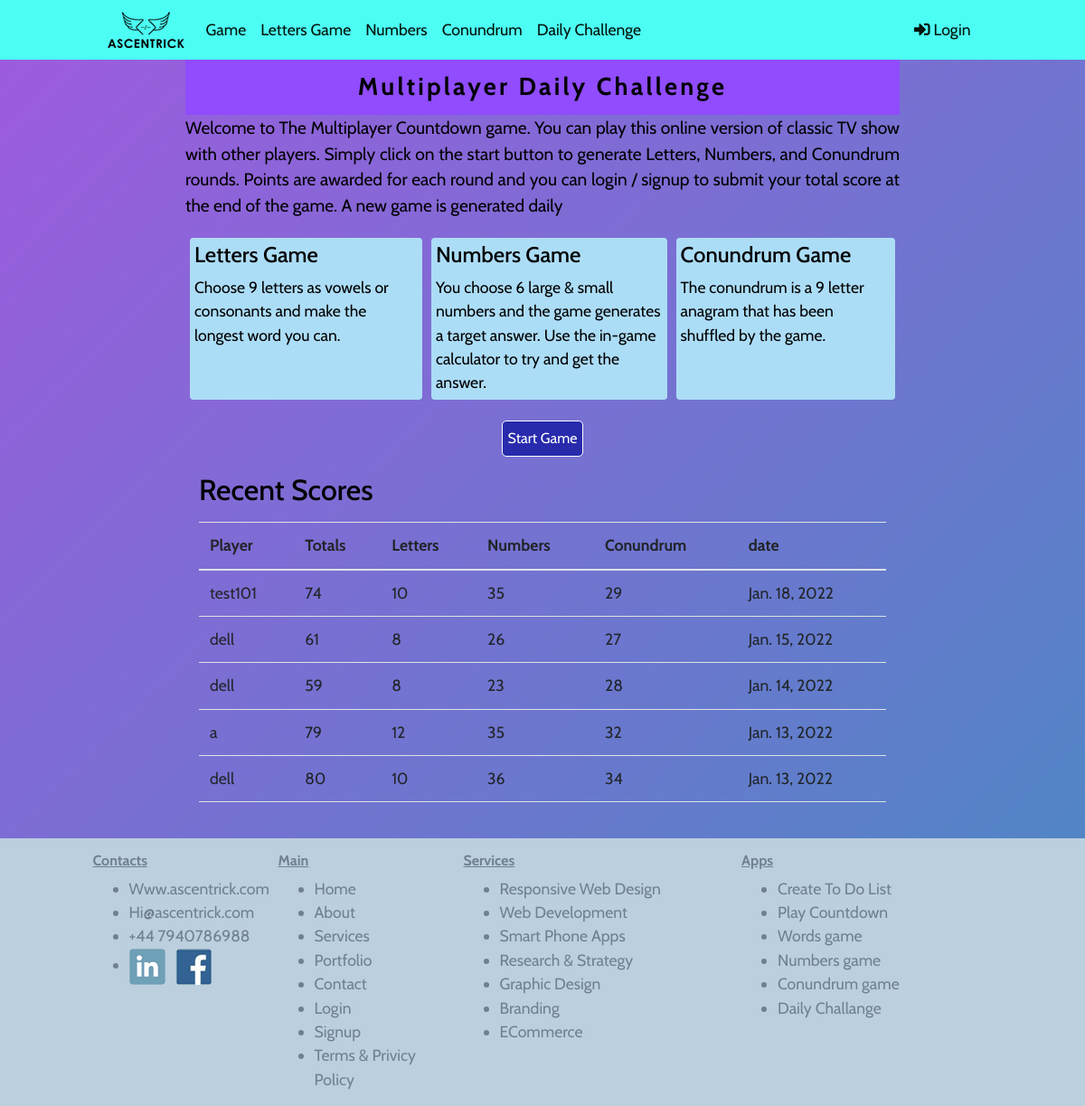
Screenshot of /daily_game/ with the database file from the repository.
### daily_game/models.py (models this page shows, shortened)
class Daily_Game(models.Model):
    player = models.ForeignKey(User, related_name="daily_game", on_delete=models.CASCADE, null=True)
    date = models.DateField(auto_now=True, auto_now_add=False)
    letters = models.CharField(max_length=9)
    numbers = models.CharField(max_length=20)
    num_target = models.IntegerField(default=150)
    conundrum = models.CharField(max_length=9)
    score_letters = models.IntegerField(null=True)
    score_numbers = models.IntegerField(null=True)
    score_conundrum = models.IntegerField(null=True)
    score_total = models.IntegerField(null=True)

### daily_game/views.py (the view, shortened to what this page needs)
# urls.py: path('', views.IndexView, name="index"),
def IndexView(request):
    game = Daily_Game.objects.all().order_by('-date')
    mydate = Daily_Game.objects.all().filter(date = datetime.date.today())
    players = Daily_Game.objects.all().filter(date = datetime.date.today()).order_by('player')
    if mydate:
        return render(request, 'daily_game/daily_index.html' , {
            'context' : mydate,
            'context1' : game,
            'players'  :players,
        })

### daily_game/templates/daily_game/daily_index.html (shortened to what this page needs)
{% extends "base_cd.html" %}
{% load static %}
{% block header %}
<link rel="stylesheet" href="{% static 'daily_game/css/daily.css' %}">
{% endblock  %}
{% block content %}
<div style="min-height: 100vh;">
    <div class="row">
        <div class="col-md-8 offset-md-2 justify-content-center">
            <div class="game-heading-wrapper game-heading">Multiplayer Daily Challenge</div>
            <p class="maintxt">
                Welcome to The Multiplayer Countdown game.  You can play this online version of classic TV show with other players.  Simply
                click on the start button to generate Letters, Numbers, and Conundrum rounds.  Points are awarded for each round and you can login / signup to submit your total score at the end of the game.
                A new game is generated daily
                <br/>
            <div class="daily-index-wrapper">
                <div class="daily-index-content">
                    <h4>Letters Game</h4> Choose 9 letters as vowels or consonants and make the longest word you can.
                </div>
                <div class="daily-index-content">
                    <h4>Numbers Game</h4>You choose 6 large & small numbers and the game generates a target answer.
                        Use the in-game calculator to try and get the answer.
                </div>
                <div class="daily-index-content">
                    <h4>Conundrum Game</h4>The conundrum is a 9 letter anagram that has been shuffled by the game.
                </div>
            </div>
            </p>
            <p style="text-align: center;">
                <a href="{%  url 'daily_game:letters' %}">
                    <button onclick="makeButtons(letArray,9,1)" class="btnControl">Start Game</button>
                </a>
            </p>
        </div>
    </div>
    <div class="row row-wrapper">
        <div class="col-md-8 offset-md-2 justify-content-center">
            <div class="container">
                <h2>Recent Scores</h2>
                <div class="table-responsive">
                    <table class="table">
                        <thead>
                            <tr>
                                <th>Player   </th>
                                <th>Totals   </th>
                                <th>Letters  </th>
                                <th>Numbers  </th>
                                <th>Conundrum</th>
                                <th>date     </th>
                            </tr>
                        </thead>
                        <tbody>
                        {% for rec in context1 %}
                            {% if rec.player is not None%}
                            <tr>
                                <td>{{ rec.player  }}         </td>
                                <td>{{ rec.score_total }}     </td>
                                <td>{{ rec.score_letters }}   </td>
                                <td>{{ rec.score_numbers }}   </td>
                                <td>{{ rec.score_conundrum }} </td>
                                <td>{{ rec.date  }}           </td>
                            </tr>
                            {% endif %}
                        {% endfor %}
                        <tr><td colspan="6"></td></tr>
                        </tbody>
                    </table>
                </div>
            </div>
        </div>
    </div>
</div>
{% endblock  %}

### countdown/templates/base_cd.html (shortened to what this page needs)
<!DOCTYPE html>
<html lang="en" dir="ltr">
{% load static %}
<head>
  <link rel="stylesheet" href="https://stackpath.bootstrapcdn.com/bootstrap/4.3.1/css/bootstrap.min.css"
>
  <link rel="stylesheet" href="https://use.fontawesome.com/releases/v5.6.3/css/all.css"
>
  {% block header %}{% endblock %}
  <link rel="stylesheet" href="{% static 'countdown/css/main_cd.css' %}">
</head>
  <body  class="anim">
    <div class="row navbar-row justify-content-md-center">
      <div class="col col-lg-10">
        <nav class="navbar navbar-expand-md justify-content-right right-0"  >
          <a class="navbar-brand" href="{% url 'index' %}">
            <img src="{% static 'images/ascentrick-logo-sml.png' %}" alt="ascentrick logo">
          </a>
          <div class="collapse navbar-collapse" id="mycollapse">
            <div class="navbar-nav align-items-right">
              <a class="nav-item nav-link black" href="{% url 'countdown:home'  %}">Game</a>
              <a class="nav-item nav-link black" href="{% url 'countdown:letters' %}">Letters Game</a>
              <a class="nav-item nav-link black" href="{% url 'countdown:numbers' %}">Numbers</a>
              <a class="nav-item nav-link black" href="{% url 'countdown:conundrum' %}">Conundrum</a>
              <a class="nav-item nav-link black" href="{% url 'daily_game:index' %}">Daily Challenge</a>
            </div>
            <div class="navbar-nav align-items-right ml-auto">
              {% if user.is_authenticated %}
              <a class="nav-item nav-link black" href="{% url 'logout' %}" aria-label="Logout"><i
                  class="fas fa-sign-out-alt"></i>Logout</a>
              {% else %}
              <a class="nav-item nav-link black" href="{% url 'login' %}" aria-label="Login"><i
                  class="fas fa-sign-in-alt"></i> Login</a>
              {% endif %}
            </div>
          </div>
        </nav>
      </div>
    </div>
    {% block content %}
    {% endblock %}
    <div class="row footer-class">
      <div class="col-lg-2   col-md-3 col-sm-4 offset-lg-1">
        <h6><u><strong>Contacts</strong></u></h6>
        <ul>
          <li><a href="{% url 'index' %}" class="nav-footer">www.ascentrick.com</a></li>
          <li><a href="mailto:ascentrick@gmail.com?Subject=Hello" class="nav-footer">hi@ascentrick.com</a></li>
          <li><a href="tel:+44 7940786988" class="nav-footer">+44 7940786988</a> </li>
          <li><a href="https://www.linkedin.com/in/a-saleem-68315b1a2/" class="nav-footer"><img
                src="{% static 'images/in.png' %}" alt="ascentrick logo"></a> &nbsp;
            <a href="facebook.com" class="nav-footer"><img src="{% static 'images/fb.png' %}" alt="ascentrick logo">
            </a>
          </li>
        </ul>
      </div>
      <div class="col-md-2 col-sm-4">
        <h6><u><strong>Main</strong></u></h6>
        <ul>
          <li><a href="{% url 'index' %}" class="nav-footer">Home</a></li>
          <li><a href="{% url 'about' %}" class="nav-footer">About</a> </li>
          <li><a href="{% url 'services' %}" class="nav-footer">Services</a></li>
          <li><a href="{% url 'portfolio' %}" class="nav-footer">Portfolio</a></li>
          <li><a href="{% url 'contacts:contacts' %}" class="nav-footer">Contact</a></li>
          <li><a href="{% url 'login' %}" class="nav-footer">Login</a></li>
          <li><a href="{% url 'accounts:signup' %}" class="nav-footer">signup</a></li>
          <li><a href="{% url 'terms' %}" class="nav-footer"> Terms & Privicy Policy</a></li>
      </div>
      <div class="col-md-3 col-sm-4">
        <h6><u><strong>Services</strong></u></h6>
        <ul>
          <li><a href="{% url 'services' %}#responsive" class="nav-footer">Responsive Web Design</a></li>
          <li><a href="{% url 'services' %}#webdev" class="nav-footer">Web Development</a> </li>
          <li><a href="{% url 'services' %}#mobil" class="nav-footer">Smart Phone Apps</a></li>
          <li><a href="{% url 'services' %}#research" class="nav-footer">Research & Strategy</a></li>
          <li><a href="{% url 'services' %}#branding" class="nav-footer">Graphic Design</a></li>
          <li><a href="{% url 'services' %}#branding" class="nav-footer">Branding</a></li>
          <li><a href="{% url 'services' %}#ecom" class="nav-footer">eCommerce</a></li>
      </div>
      <div class="col-md-3 col-sm-4">
        <h6><u><strong>Apps</strong></u></h6>
        <ul>
          <li><a href="{% url 'todo:index' %}" class="nav-footer">Create To Do List</a></li>
          <li><a href="{% url 'countdown:home' %}" class="nav-footer">Play Countdown</a></li>
          <li><a href="{% url 'countdown:letters' %}" class="nav-footer">Words game</a></li>
          <li><a href="{% url 'countdown:numbers' %}" class="nav-footer">Numbers game</a></li>
          <li><a href="{% url 'countdown:conundrum' %}" class="nav-footer">Conundrum game</a></li>
          <li><a href="{% url 'daily_game:index' %}" class="nav-footer">Daily Challange</a></li>
        </ul>
      </div>
    </div>
  </body>
</html>

### static/daily_game/css/daily.css (style rules this page uses)
.maintxt { font-size: 1.2rem; text-align: justify; }
.daily-index-wrapper { display: flex; flex-direction: row; justify-content: space-around; }
.daily-index-content { background-color: rgb(172, 221, 247); max-width: 33%; margin:5px; padding:5px; border-radius:4px; }

### static/countdown/css/main_cd.css (style rules this page uses)
html { scroll-behavior: smooth; height: 100%; }
body { font-family: 'Cabin', sans-serif; color: black; margin: 0px; padding:0px; height: 100%; font-size: 1.1rem; }
.navbar-row { background-color: rgb(76, 253, 244); }
.black { color: rgb(2, 19, 10) }
.anim { background: linear-gradient(-45deg, rgb(42, 156, 185), rgb(159, 90, 223), rgb(42, 156, 185), rgb(159, 90, 223) ); background-size: 400% 400%; animation: gradient 15s ease infinite; height: 100%; }
li::first-letter { text-transform: capitalize; }
.game-heading-wrapper { background-color: rgb(144, 76, 253); display: flex; flex-direction: row; justify-content: center; width: 100%; padding:10px }
.game-heading { font-size: 1.7rem; letter-spacing: 0.2rem; font-weight: bold; }
button { background: rgb(39, 43, 172); background: linear-gradient(90deg, rgb(83, 50, 241) 10%, rgb(115, 21, 238) 55%); color: white; border: solid 1px white; border-radius: 5px; width: 50px; height: 50px; font-size: 25px; outline: none; }
.btnControl { background: rgb(39, 43, 172); padding: 16 2 16 2px; border-radius: 5px; min-width: 75px; width: auto; height: 40px; color: white; border: #FFFFFF 1px solid; margin: 2px; outline: none; font-size: 1rem; }
.footer-class { padding-top: 15px; background-color: rgb(188, 207, 223); color: slategrey; font-weight: lighter; left: 0; right: 0; position: relative; bottom: 0; }
.nav-footer { text-decoration: none; color:slategrey; }

### rows the page displays
Daily_Game: player "test101", score_total "74", score_letters "10", score_numbers "35", score_conundrum "29", date "Jan. 18, 2022"
Daily_Game: player "dell", score_total "61", score_letters "8", score_numbers "26", score_conundrum "27", date "Jan. 15, 2022"
Daily_Game: player "dell", score_total "59", score_letters "8", score_numbers "23", score_conundrum "28", date "Jan. 14, 2022"
Daily_Game: player "a", score_total "79", score_letters "12", score_numbers "35", score_conundrum "32", date "Jan. 13, 2022"
Daily_Game: player "dell", score_total "80", score_letters "10", score_numbers "36", score_conundrum "34", date "Jan. 13, 2022"
